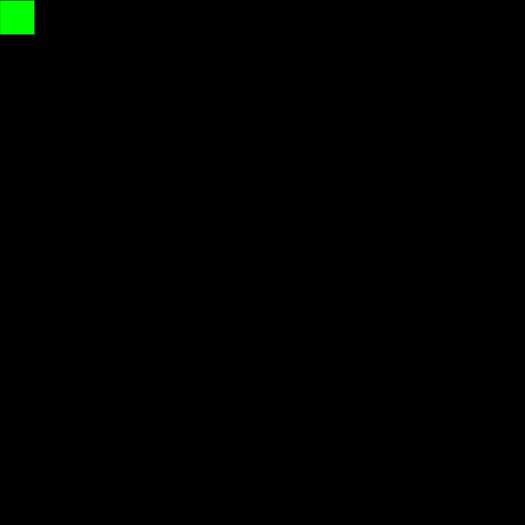
Frame 1 (no input)
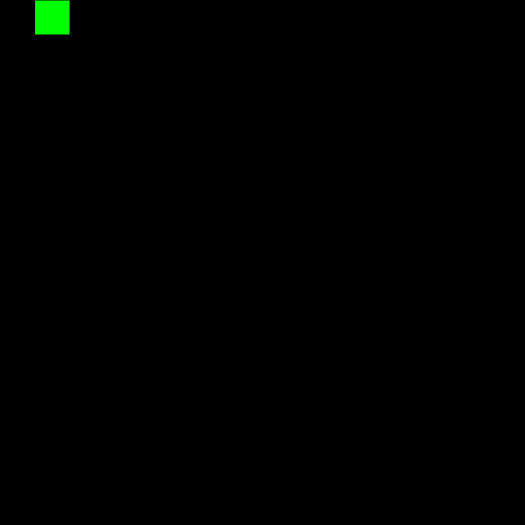
Frame 60 (no input)
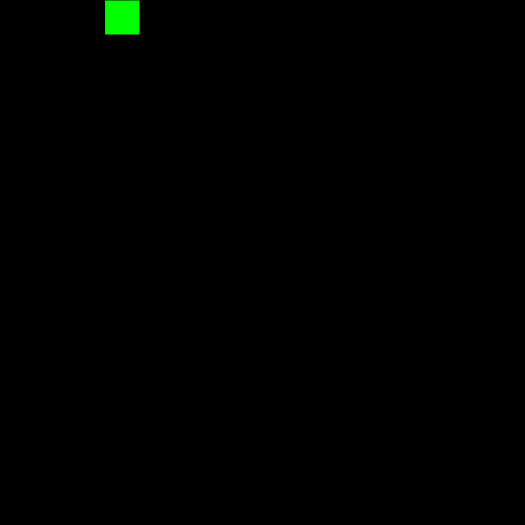
Frame 120 (the mouse pressed at the canvas centre since frame 60)

The p5.js sketch that drew these frames (run headless with seeded random() and noise() and a simulated clock; from frame 60 on, the mouse is pressed at the canvas centre):

// p5.js sketch
// ── sketch.js
let snake;

function setup() {
    createCanvas(525, 525);
    frameRate(60)

    snake = new Snake(0, 0, 35 ,35 ,30);
}

function keyPressed() {
  if (keyCode === LEFT_ARROW) {
    snake.setDir(-1, 0);
  }else if(keyCode === RIGHT_ARROW) {
    snake.setDir(1, 0);
  }else if(keyCode === UP_ARROW) {
    snake.setDir(0, -1);
  }else if(keyCode === DOWN_ARROW) {
    snake.setDir(0, 1);
  }

}

function draw() {
  
  background(0);

  snake.update();
  snake.draw();
}
// ── food.js
class Food {
    constructor(x, y, width, height){
        this.x = x;
        this.y = y;

        this.width = width;
        this.height = height;
    }

    reLocate(x, y){
        this.x = x;
        this.y = y;
    }

    update() {
        

    }

    draw() {
        fill(255, 0, 0);
        rect(this.x, this.y, this.width, this.height);
    }
}
// ── snake.js
class Snake{
    constructor(x, y, width, height, delay){
        this.x = x;
        this.y = y;

        this.width = width;
        this.height = height;

        this.delay = delay;

        this.xdir = 1;
        this.ydir = 0;

        this.delta = 0;
    }

    setDir(x, y){
        this.xdir = x;
        this.ydir = y;
    }

    update(){
        
        if (this.delta == this.delay) {
            this.x += Math.floor(this.width * this.xdir);
            this.y += Math.floor(this.height * this.ydir);

            this.delta = 0;
        }

        this.delta++;

    }

    keyPressed(){
        this.move();
    }

    move(){
        if (keyCode === LEFT_ARROW && this.xdir != 1) {
            this.setDir(-1, 0);
          }else if(keyCode === RIGHT_ARROW && this.xdir != -1) {
            this.setDir(1, 0);
          }else if(keyCode === UP_ARROW && this.ydir != 1) {
            this.setDir(0, -1);
          }else if(keyCode === DOWN_ARROW && this.ydir != -1) {
            this.setDir(0, 1);
          }
    }

    draw(){
        fill(0, 255, 0);
        rect(this.x, this.y, this.width, this.height);
    }
}
